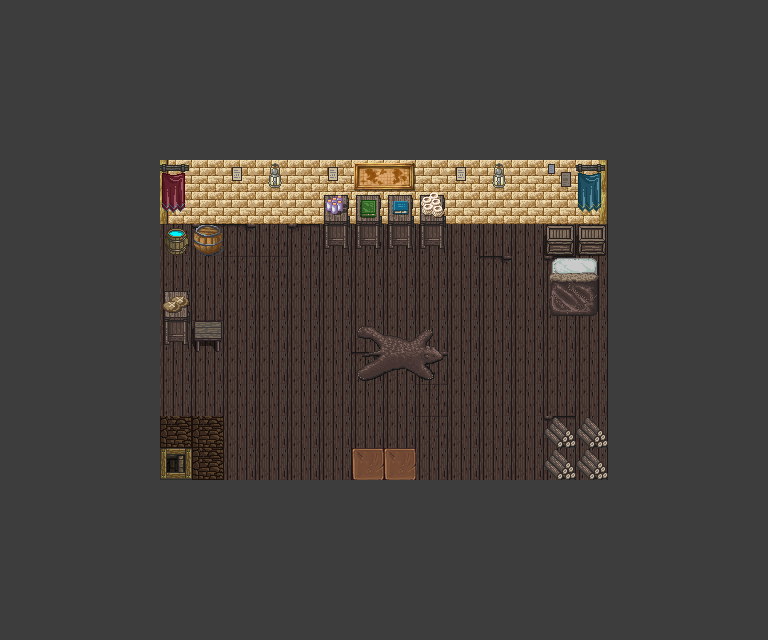

This game map was drawn from its Tiled (.tmx) file and the tilesets committed beside it. A one-line description and the trimmed map source follow:
An orthogonal 24x20 tile map with 32x32 px tiles, 4 tile layers (Tile Layer 1, Tile Layer 2, Tile Layer 3, Tile Layer 4), 6 tilesets and 15 objects (leave, bed, inventory).

<map version="1.0" orientation="orthogonal" renderorder="right-down" width="24" height="20" tilewidth="32" tileheight="32" nextobjectid="19">
 <tileset firstgid="1" name="hyptosis_tile-art-batch-1" tilewidth="32" tileheight="32" tilecount="900" columns="30">
  <image source="../../tiles/hyptosis_tile-art-batch-1.png" width="960" height="960" />
 </tileset>
 <tileset firstgid="901" name="hyptosis_til-art-batch-2" tilewidth="32" tileheight="32" tilecount="900" columns="30">
  <image source="../../tiles/hyptosis_til-art-batch-2.png" width="960" height="960" />
 </tileset>
 <tileset firstgid="1801" name="hyptosis_tile-art-batch-3" tilewidth="32" tileheight="32" tilecount="900" columns="30">
  <image source="../../tiles/hyptosis_tile-art-batch-3.png" width="960" height="960" />
 </tileset>
 <tileset firstgid="2701" name="tileset2" tilewidth="32" tileheight="32" tilecount="256" columns="16">
  <image source="../../tiles/tileset2.png" width="512" height="512" />
 </tileset>
 <tileset firstgid="2957" name="hyptosis_tile-art-batch-5" tilewidth="32" tileheight="32" tilecount="722" columns="19">
  <image source="../../tiles/hyptosis_tile-art-batch-5.png" width="636" height="1219" />
 </tileset>
 <tileset firstgid="3679" name="hyptosis_tile-art-batch-4" tilewidth="32" tileheight="32" tilecount="900" columns="30">
  <image source="../../tiles/hyptosis_tile-art-batch-4.png" width="960" height="960" />
 </tileset>
 <layer name="Tile Layer 1" width="24" height="20">
  <data>[480 cells, 480 non-empty, 9 distinct tile ids]</data>
 </layer>
 <layer name="Tile Layer 2" width="24" height="20">
  <data>[480 cells, 20 non-empty, 17 distinct tile ids]</data>
 </layer>
 <layer name="Tile Layer 3" width="24" height="20">
  <data>[480 cells, 9 non-empty, 3 distinct tile ids]</data>
 </layer>
 <layer name="Tile Layer 4" width="24" height="20">
  <data>[480 cells, 22 non-empty, 16 distinct tile ids]</data>
 </layer>
 <objectgroup name="Object Layer 1">
  <object id="1" name="leave" x="356" y="454" width="55" height="16" />
  <object id="3" x="165" y="298" width="21" height="42" />
  <object id="5" x="162" y="231" width="54" height="21" />
  <object id="6" x="1" y="6" width="766" height="157" />
  <object id="7" x="158" y="166" width="448" height="28" />
  <object id="8" x="548" y="228" width="55" height="20" />
  <object id="9" name="bed" x="549" y="257" width="52" height="62" />
  <object id="11" x="610" y="170" width="158" height="467" />
  <object id="12" x="162" y="475" width="442" height="164" />
  <object id="13" x="545" y="422" width="58" height="57" />
  <object id="14" x="1" y="166" width="157" height="480" />
  <object id="15" x="327" y="204" width="114" height="20" />
  <object id="16" name="inventory" x="162" y="421" width="60" height="49" />
  <object id="17" x="264" y="521" />
  <object id="18" x="-20" y="466" />
 </objectgroup>
</map>
